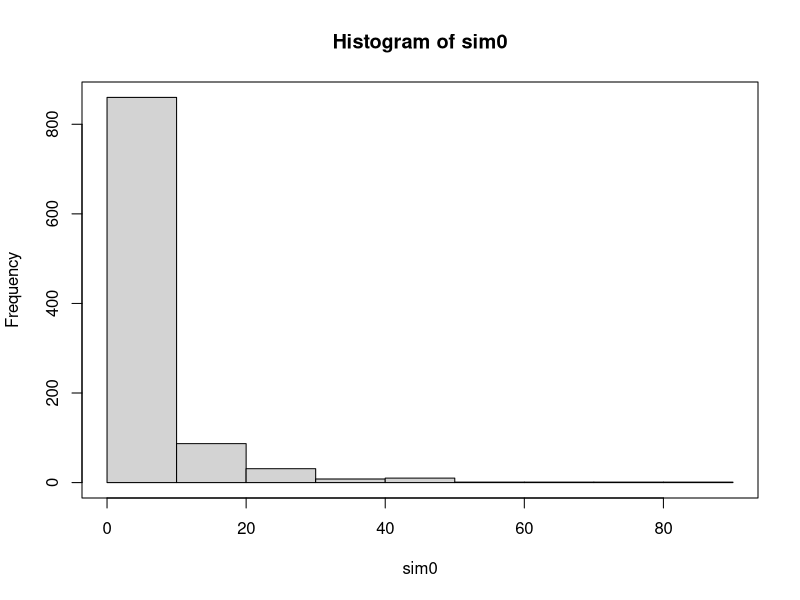
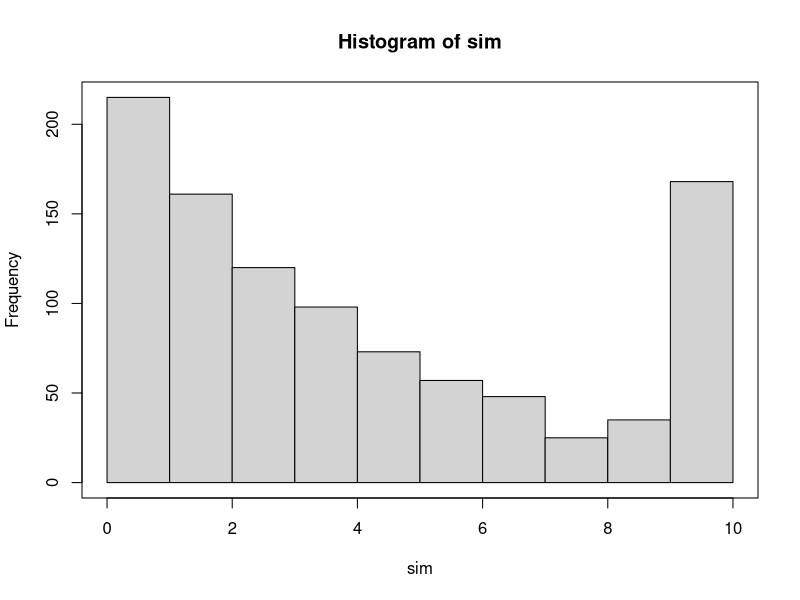
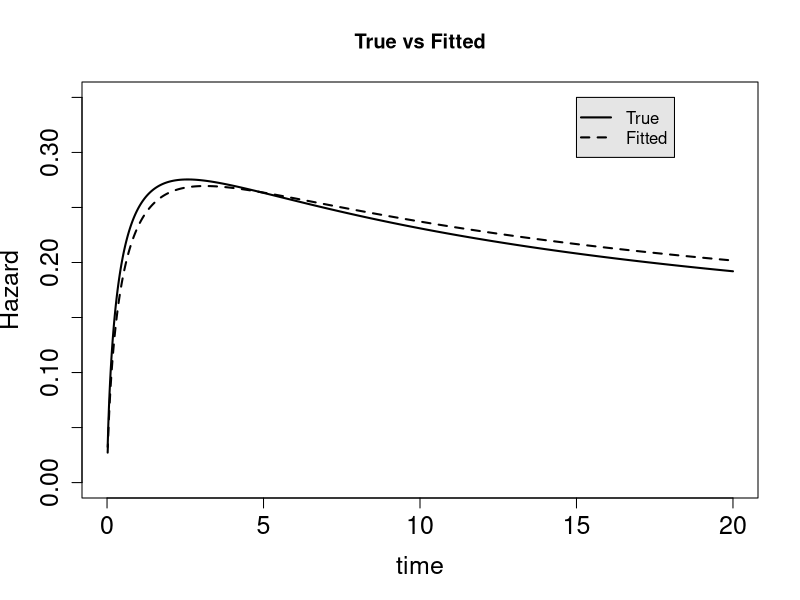

Reproduce these figures in R, in order.
## ---- chunk 1
rm(list=ls())
library(knitr)
library(mvtnorm)
####################################################################################
# seed      : seed for simulation
# parEWH    : shape, scale, and power parameters of the EW baseline hazard
# beta      : regression parameters multiplying the hazard
# betaH     : regression parameters multiplying the time scale
# n         : sample size
# X         : Design matrix
####################################################################################

# Function to simulate times to event from a model with EW baseline hazard
# and GH structure
simGHEW <- function(seed, n, X, parEWH, betaH, beta){
  a0 <- parEWH[1]; b0 <- parEWH[2]; c0 <- parEWH[3];
  exp.xbetaH  <- exp(X%*%betaH)
  exp.dif <- exp(X%*%(betaH - beta))
  # Simulation
  set.seed(seed)
  temp.ut1  <- runif(n)
  lifestimes <-  qweibull( ( 1 - exp( log(temp.ut1)*exp.dif ) )^(1/c0), scale=a0, shape=b0)/exp.xbetaH 
  return(as.vector(lifestimes))
}



#################################################################################
# Example 1
#################################################################################
seed1 <- 4
# True values of the parameters
a0 <- 1.75; b0 <- 0.7; c0 <- 2.5; beta <- c(0.2,0.3,0.4); betaH = c(0.4,0.3,0.2)
n = 1000 # sample size

# Simulated design matrix
corr = 0.5
p <- length(beta)
X.Sigma <- matrix(corr, nrow=(p), ncol=(p)) + diag(p)*(1 - corr) # Correlation matrix
set.seed(seed1)
X= rmvnorm(n, sigma=X.Sigma) # Design matrix

# Simulated life times
sim0 <- simGHEW(seed1, n, X, c(a0,b0,c0), betaH, beta)
hist(sim0)
box()

# Inducing non-informative censoring at C
C <- 10
sim <- ifelse(sim0 < C, sim0, C)
ind.cens <- ifelse(sim0 < C, 1, 0)
hist(sim)
box()
# Censored proportion
1-mean(ind.cens)

#--------------------------------------------------
# Fitting a survival model with GH structure
#--------------------------------------------------

# Exponentiated Weibull Distribution #
######################################
# Hazard
hexpw <- function(t,lambda,kappa,alpha){
  pdf0 <-  alpha*dweibull(t,scale=lambda,shape=kappa)*pweibull(t,scale=lambda,shape=kappa)^(alpha-1) 
  cdf0 <- pweibull(t,scale=lambda,shape=kappa)^alpha
  return(pdf0/(1-cdf0))
}                                                                                      

# Cumulative hazard
Hexpw <- function(t,lambda,kappa,alpha,log.p=FALSE){
  cdf <- pweibull(t,scale=lambda,shape=kappa)^alpha  
  return(-log(1-cdf))
} 


#--------------------------------------------------------------------------------------------------------
# General Model
#--------------------------------------------------------------------------------------------------------

#----------------------------------------------
# log-likelihood: EW Model
#----------------------------------------------
log.likewG <- function(par){
  if(anyNA(par)) return(Inf)
  ae0 <- par[1]; be0 <- par[2]; ce0=par[3]; beta0 <- par[4:(4+dim(X)[2]-1)]; beta1 <- tail(par,n = dim(X)[2]);
  if(par[1]>0 & par[2]>0 & par[3]>0){
    exp.x.beta0 <- exp(X%*%beta0)
    exp.x.beta1 <- exp(X%*%beta1)
    exp.x.dif <- exp(X%*%(beta1-beta0))
    haz0 <- hexpw(sim*exp.x.beta0,ae0,be0,ce0)*exp.x.beta1
    CH0 <- Hexpw(sim*exp.x.beta0,ae0,be0,ce0)*exp.x.dif
    if(anyNA(CH0)) return(Inf)
    if(anyNA(haz0)) return(Inf)
    else  val <- - ind.cens*log(haz0) + CH0
    return(sum(val))
  }
  else return(Inf)
}

OPTEWG <- nlminb(c(a0,b0,c0,betaH,beta), log.likewG,control=list(iter.max=10000))
MLE <- cbind(c(a0,b0,c0,betaH,beta), OPTEWG$par)
colnames(MLE) <- c("True Value", "MLE")
kable(MLE)

# True vs fitted baseline hazard
h.true <- Vectorize(function(t) hexpw(t,a0,b0,c0))
h.MLE <- Vectorize(function(t) hexpw(t,MLE[1,2],MLE[2,2],MLE[3,2]))
curve(h.true,0,20, ylim = c(0,0.35), lwd = 2, n = 1000, ylab = "Hazard", xlab = "time", main = "True vs Fitted",
      cex.axis = 1.5, cex.lab = 1.5)
curve(h.MLE,0,20, add=T, lwd = 2, lty = 2, ylim = c(0,0.35), n = 1000)
legend(15,0.35, c("True","Fitted"),
       text.col = c("black","black"), col = c("black","black"), lty = c(1, 2),lwd=2,
       merge = TRUE, bg = "gray90")
